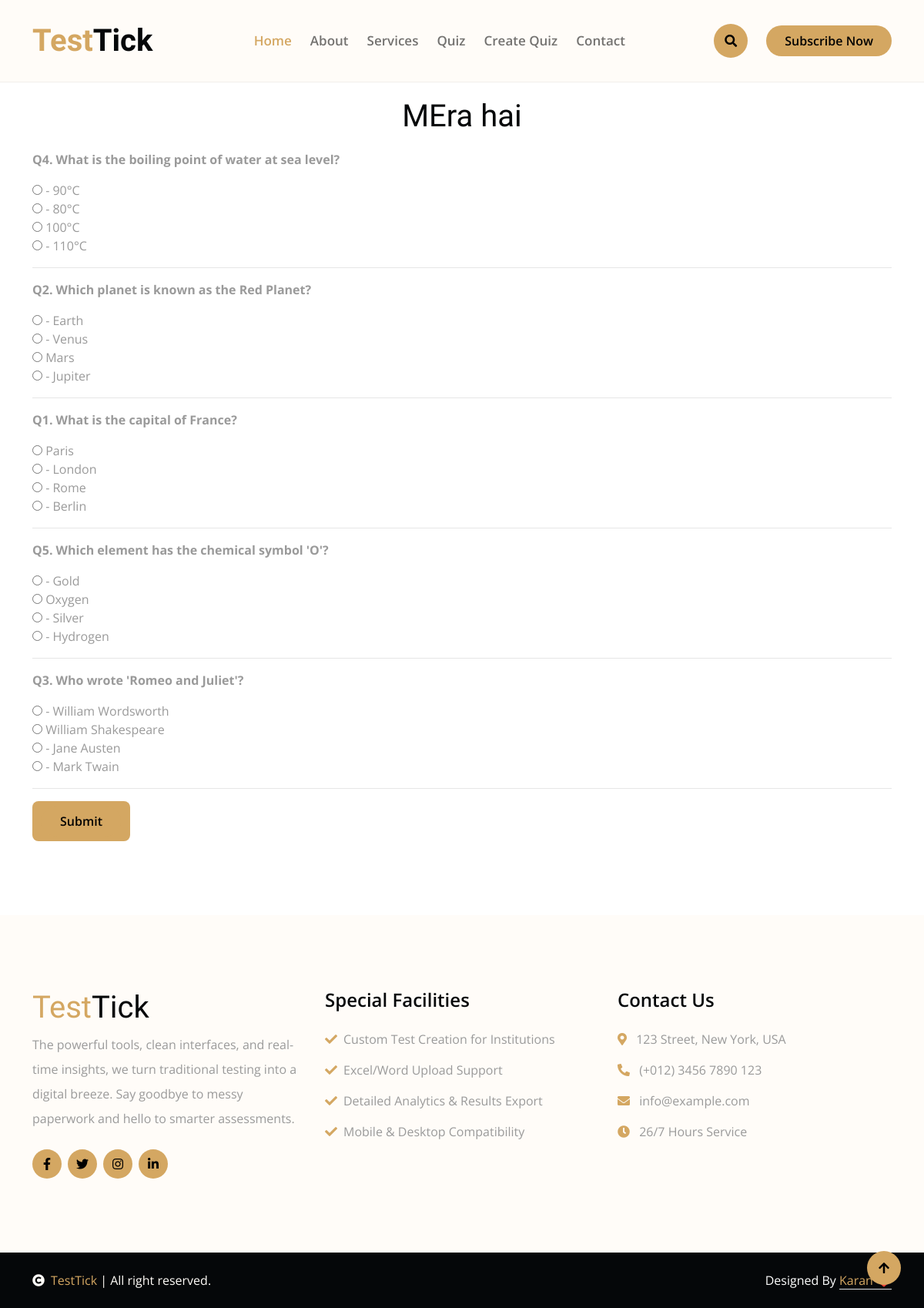
The app's page /quiz/17/solve/ with its own data.
### quiz/models.py (models this page shows, shortened)
class Quiz(models.Model):
    title = models.CharField(max_length=255)
    description = models.TextField(blank=True)
    institution = models.ForeignKey(Institution, on_delete=models.CASCADE)
    start_time = models.DateTimeField()
    end_time = models.DateTimeField()
    is_public = models.BooleanField(default=False)
    price = models.DecimalField(max_digits=6, decimal_places=2, default=0.00)
    shuffle_questions = models.BooleanField(default=False)
    created_by = models.ForeignKey(User, on_delete=models.CASCADE, null=True, blank=True)  # 👈 Add this line

class Quiz_Question(models.Model):
    CORRECT_OPTION = (
        ('options_A', 'Options A'),
        ('options_B', 'Options B'),
        ('options_C', 'Options C'),
        ('options_D', 'Options D'),
    )
    quiz = models.ForeignKey(Quiz, related_name='quiz_questions', on_delete=models.CASCADE)
    question = models.TextField()
    options_A = models.CharField(max_length=500)
    options_B = models.CharField(max_length=500)
    options_C = models.CharField(max_length=500)
    options_D = models.CharField(max_length=500)
    is_correct = models.CharField(max_length=20, choices=CORRECT_OPTION)
    def __str__(self):
        return self.question[:50]

### quiz/views.py (the view, shortened to what this page needs)
# urls.py: path('<int:pk>/solve/', views.solve_quiz, name='solve_quiz'),
def solve_quiz(request, pk):
    quiz = get_object_or_404(Quiz, pk=pk)
    if quiz.start_time and quiz.end_time:
        now = timezone.now()
        if now < quiz.start_time or now > quiz.end_time:
            return render(request, 'quiz/quiz_unavailable.html', {'quiz': quiz})
    questions = quiz.quiz_questions.all()
    print(questions)
    if quiz.shuffle_questions:
        questions = list(questions.order_by('?'))
    return render(request, 'quiz/solve_quiz.html', {
        'quiz': quiz,
        'questions': questions,
    })

### quiz/templates/quiz/solve_quiz.html (shortened to what this page needs)
{% extends 'base.html' %}
{% load static %}
{% block content %}
<div class="container">
  <h1 style="text-align: center; margin: 20px auto;">{{ quiz.title }}</h1>
  <form method="post">
    {% for question in questions %}
    <div>
      <p><strong>{{ question.question }}</strong></p>
      <label><input type="radio" name="{{ question.id }}" value="options_A"> {{ question.options_A }}</label><br>
      <label><input type="radio" name="{{ question.id }}" value="options_B"> {{ question.options_B }}</label><br>
      <label><input type="radio" name="{{ question.id }}" value="options_C"> {{ question.options_C }}</label><br>
      <label><input type="radio" name="{{ question.id }}" value="options_D"> {{ question.options_D }}</label><br>
    </div>
    <hr>
    {% endfor %}
    <button class=" btn btn-primary btn-md-rectangle d-lg-inline-flex"><a class="btn btn-primary py-2 px-4 d-xl-inline-block rounded-pill">Submit</a></button>
  </form>
</div>
{% endblock %}

### templates/static/design/css/style.css (style rules this page uses)
h1, h2, h3, .h1, .h2, .h3 { font-weight: 400 !important; font-family: 'Playball', cursive !important; }
.btn.btn-primary { border: 0; }
.btn { font-weight: 600; transition: .5s; }

### records on screen
Quiz: title "MEra hai"
Quiz_Question: question "Q4. What is the boiling point of water at sea level?", options_A "- 90°C", options_B "- 80°C", options_C "100°C", options_D "- 110°C"
Quiz_Question: question "Q2. Which planet is known as the Red Planet?", options_A "- Earth", options_B "- Venus", options_C "Mars", options_D "- Jupiter"
Quiz_Question: question "Q1. What is the capital of France?", options_A "Paris", options_B "- London", options_C "- Rome", options_D "- Berlin"
Quiz_Question: question "Q5. Which element has the chemical symbol 'O'?", options_A "- Gold", options_B "Oxygen", options_C "- Silver", options_D "- Hydrogen"
Quiz_Question: question "Q3. Who wrote 'Romeo and Juliet'?", options_A "- William Wordsworth", options_B "William Shakespeare", options_C "- Jane Austen", options_D "- Mark Twain"
